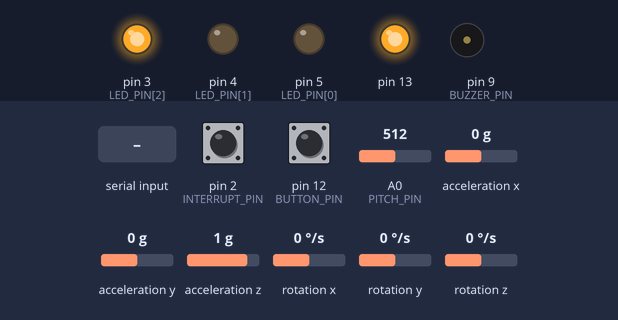
A sketch run on a simulated Arduino Uno, built with avr-gcc and run on an emulated ATmega328P. Shown: output pins drawn as LEDs (lit = HIGH), buzzer (waves = sounding). The test bench sets the inputs (shaded band); at power-on: pin 12 (BUTTON_PIN) HIGH, acceleration x 0 g, A0 (PITCH_PIN) = 512, pin 2 (INTERRUPT_PIN) LOW, acceleration y 0 g, acceleration z 1 g, rotation x 0 °/s, rotation y 0 °/s, rotation z 0 °/s. The sensor or clock chip raises its interrupt line as the real part does; what the sketch prints to the serial monitor is not drawn.

Above: at 11.7 s.
11.8 s: pin 12 (BUTTON_PIN) pulled LOW for 0.15 s
At 11.98 s:
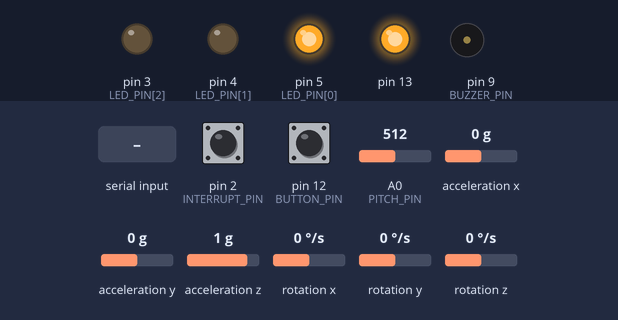
13.5 s: acceleration x set to -1.4 g
At 13.9 s:
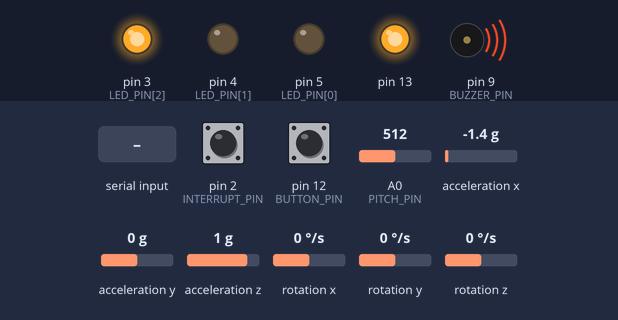
15.5 s: "30,150\n" received over Serial
18.5 s: A0 (PITCH_PIN) set to 545
20.0 s: A0 (PITCH_PIN) set to 562
23.0 s: pin 12 (BUTTON_PIN) pulled LOW for 1 s
At 24.08 s:
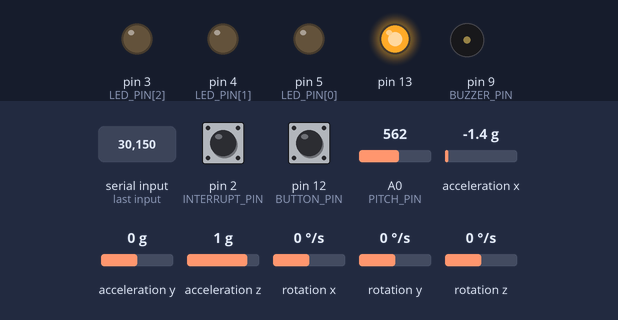
Timing chart, 0 to 26.0 s (numbered marks = the images above; inputs shaded):
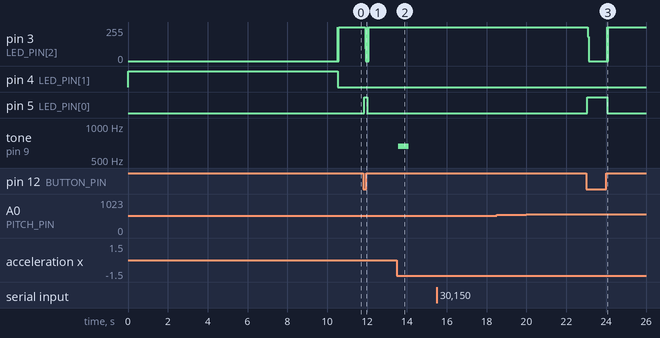

The sketch:

play_music_v5_6_14.ino
```cpp
#include "I2Cdev.h"
#include "MPU6050_6Axis_MotionApps20.h"
#if I2CDEV_IMPLEMENTATION == I2CDEV_ARDUINO_WIRE
    #include "Wire.h"
#endif
#include  <SoftwareSerial.h>
SoftwareSerial BTSerial(10, 11); // RX 、 TX

MPU6050 mpu;
//MPU6050 mpu(0x69); // <-- use for AD0 high

// uncomment "OUTPUT_READABLE_YAWPITCHROLL" if you want to see the yaw/
// pitch/roll angles (in degrees) calculated from the quaternions
//#define OUTPUT_READABLE_YAWPITCHROLL

// uncomment "OUTPUT_READABLE_REALACCEL" if you want to see acceleration
// components with gravity removed.
#define OUTPUT_READABLE_REALACCEL

#define INTERRUPT_PIN 2  // use pin 2 on Arduino Uno & most boards
//#define LED_PIN 13 // (Arduino is 13, Teensy is 11, Teensy++ is 6)
bool blinkState = false;

// MPU control/status vars
bool dmpReady = false;  // set true if DMP init was successful
uint8_t mpuIntStatus;   // holds actual interrupt status byte from MPU
uint8_t devStatus;      // return status after each device operation (0 = success, !0 = error)
uint16_t packetSize;    // expected DMP packet size (default is 42 bytes)
uint16_t fifoCount;     // count of all bytes currently in FIFO
uint8_t fifoBuffer[64]; // FIFO storage buffer

// orientation/motion vars
Quaternion q;           // [w, x, y, z]         quaternion container
VectorInt16 aa;         // [x, y, z]            accel sensor measurements
VectorInt16 aaReal;     // [x, y, z]            gravity-free accel sensor measurements
VectorFloat gravity;    // [x, y, z]            gravity vector
float ypr[3];           // [yaw, pitch, roll]   yaw/pitch/roll container and gravity vector
VectorInt16 last_aaReal;// [x, y, z]            use to store the last acc state

// Pose vars
#define IDLE  0
#define ACCEL 1
#define WAIT_DACCE 2
#define DACCE 3
#define SAM_SIZE 6
int state = IDLE;
int state_count = 0;
int dacc_thres = 800;
int acc_thres = 3000;
int X_max = 0;
int Z_max = 0;
long int X_Z_max = 0;

// Melody vars
#define Do  523
#define Re  587
#define Mi  659
#define Fa  698
#define So  1568
#define La  880
#define Si  988
#define Doh 1046
int melody[8] = {Do, Re, Mi, Fa, So, La, Si, Doh};

// Mapping
#define DO  '0'
#define RE  '1'
#define MI  '2'
#define FA  '3'
#define SO  '4'
#define LA  '5'
#define SI  '6'
#define DOH '7'
uint8_t cmd_map[8] = {SO, FA, MI, RE, DO, DOH, SI, LA};

#define BUZZER_PIN 9
unsigned long buzz_time = 0;

// LED vars       [R, G, B]
const uint16_t LED_PIN[3] = { 5, 4, 3 };

// Pitch vars
#define PITCH_PIN A0
int pitch_high=0;

// Button vars
#define BUTTON_PIN 12
// 0 => not pressed
// 1 => not debounced delay yet
// 2 => pressed and debounced
// 3 => press a long time
//uint16_t chore_state = 0;
bool long_press_start = false;
unsigned long lastDebounceTime = 0;  // the last time the output pin was toggled
unsigned long confirmPressStart = 0; // conferm that the button has been pressed, start counting the time pressed
unsigned long debounceDelay = 50;    // the debounce time; increase if the output flickers
unsigned long longPressThres = 600;    // the debounce time; increase if the output flickers
bool lastButtonState = LOW;   // the previous reading from the input pin
bool button_state = false;


bool isChord = false;

// ================================================================
// ===               INTERRUPT DETECTION ROUTINE                ===
// ================================================================
volatile bool mpuInterrupt = false;     // indicates whether MPU interrupt pin has gone high

void dmpDataReady() {
    mpuInterrupt = true;
}

// ======================================================================
// ===  Use value in buffer to calculate the accel related to world   ===
// ======================================================================
void calWorldAcc() {
  /* Acquire data from fifobuffer */
  mpu.dmpGetQuaternion(&q, fifoBuffer);
  mpu.dmpGetAccel(&aa, fifoBuffer);
  mpu.dmpGetGravity(&gravity, &q);
  mpu.dmpGetLinearAccel(&aaReal, &aa, &gravity);
  mpu.dmpGetYawPitchRoll(ypr, &q, &gravity);

  #ifdef OUTPUT_READABLE_YAWPITCHROLL
      Serial.print("ypr\t");
      Serial.print(ypr[0] * 180/M_PI);
      Serial.print("\t");
      Serial.print(ypr[1] * 180/M_PI);
      Serial.print("\t");
      Serial.print(ypr[2] * 180/M_PI);
      Serial.print("\t");
  #endif

  #ifdef OUTPUT_READABLE_REALACCEL
      Serial.print("areal\t");
      Serial.print(aaReal.x);
      Serial.print("\t");
      Serial.print(aaReal.y);
      Serial.print("\t");
      Serial.print(aaReal.z);
      Serial.print("\t");
  #endif
}

// ======================================================================
// ===  Light up the LED, using different color at different status   ===
// ===  0 => Turn off the light                                       ===
// ===  1 => Red                                                      ===
// ===  2 => Green                                                    ===
// ===  3 => Blue                                                     ===
// ===  4 => Orange                                                   ===
// ======================================================================
void lightLed(int color) {
  digitalWrite(LED_PIN[0], LOW);
  digitalWrite(LED_PIN[1], LOW);
  digitalWrite(LED_PIN[2], LOW);

  if(color == 1) {       //  RED
    digitalWrite(LED_PIN[0], HIGH);
  }
  else if(color == 2) {       //  GREEN
    digitalWrite(LED_PIN[1], HIGH);
  }
  else if(color == 3) {       //  BLUE
    digitalWrite(LED_PIN[2], HIGH);
  }
  else if(color == 4) {       //  YELLOW
    digitalWrite(LED_PIN[0], HIGH);
    digitalWrite(LED_PIN[2], HIGH);
    digitalWrite(LED_PIN[1], HIGH);
  }
  else {
    Serial.println("Error color");
  }
}

// ================================================================
// ===                      INITIAL SETUP                       ===
// ================================================================
void setup() {
    // Use Pin 13 as 5v power supply
    pinMode(13, OUTPUT);
    digitalWrite(13, HIGH);

    // Resistance Initial
    pinMode(PITCH_PIN, INPUT);

    // Initialize led output pin
    pinMode(LED_PIN[0], OUTPUT);
    pinMode(LED_PIN[1], OUTPUT);
    pinMode(LED_PIN[2], OUTPUT);

    // BUTTON_PIN Initialized
    // Turn up red light for not ready
    lightLed(2);

    // join I2C bus (I2Cdev library doesn't do this automatically)
    #if I2CDEV_IMPLEMENTATION == I2CDEV_ARDUINO_WIRE
        Wire.begin();
        Wire.setClock(400000); // 400kHz I2C clock. Comment this line if having compilation difficulties
    #elif I2CDEV_IMPLEMENTATION == I2CDEV_BUILTIN_FASTWIRE
        Fastwire::setup(400, true);
    #endif

    // BUZZER_PIN Initialized
    pinMode(BUZZER_PIN, OUTPUT);

    pinMode(BUTTON_PIN, INPUT_PULLUP);

    // Serial open
    Serial.begin(115200);
    //Bluetooth serial open
    BTSerial.begin(9600);
    while (!BTSerial); // wait for Leonardo enumeration, others continue immediately
    // initialize device
    Serial.println(F("Initializing I2C devices..."));

    //Mpu initialize
    mpu.initialize();
    pinMode(INTERRUPT_PIN, INPUT);

    // verify connection
    Serial.println(F("Testing device connections..."));
    Serial.println(mpu.testConnection() ? F("MPU6050 connection successful") : F("MPU6050 connection failed"));

    // load and configure the DMP
    Serial.println(F("Initializing DMP..."));
    devStatus = mpu.dmpInitialize();

    // make sure it worked (returns 0 if so)
    if (devStatus == 0) {
        // turn on the DMP, now that it's ready
        Serial.println(F("Enabling DMP..."));
        mpu.setDMPEnabled(true);

        // enable Arduino interrupt detection
        Serial.print(F("Enabling interrupt detection (Arduino external interrupt "));
        Serial.print(digitalPinToInterrupt(INTERRUPT_PIN));
        Serial.println(F(")..."));
        attachInterrupt(digitalPinToInterrupt(INTERRUPT_PIN), dmpDataReady, RISING);
        mpuIntStatus = mpu.getIntStatus();

        // set our DMP Ready flag so the main loop() function knows it's okay to use it
        Serial.println(F("DMP ready! Waiting for first interrupt..."));
        dmpReady = true;

        // get expected DMP packet size for later comparison
        packetSize = mpu.dmpGetFIFOPacketSize();
    } else {
        Serial.print(F("DMP Initialization failed (code "));
        Serial.print(devStatus);
        Serial.println(F(")"));
    }

    //wait mpu
    mpu_wait();
    // configure LED for output
    lightLed(3);
}

// ================================================================
// ===                    Wait for mpu stable                   ===
// ================================================================
void mpu_wait(){
    int loopcount = 1;
    while(true){
        // if programming failed, don't try to do anything
        if (!dmpReady) return;

        // wait for MPU interrupt or extra packet(s) available
        while (!mpuInterrupt && fifoCount < packetSize) {
            if (mpuInterrupt && fifoCount < packetSize) {
              // try to get out of the infinite loop
              fifoCount = mpu.getFIFOCount();
            }
        }

        // reset interrupt flag and get INT_STATUS byte
        mpuInterrupt = false;
        mpuIntStatus = mpu.getIntStatus();

        // get current FIFO count
        fifoCount = mpu.getFIFOCount();

        // check for overflow (this should never happen unless our code is too inefficient)
        if ((mpuIntStatus & _BV(MPU6050_INTERRUPT_FIFO_OFLOW_BIT)) || fifoCount >= 1024) {
            // reset so we can continue cleanly
            mpu.resetFIFO();
            fifoCount = mpu.getFIFOCount();
            Serial.println(F("FIFO overflow!"));

        // otherwise, check for DMP data ready interrupt (this should happen frequently)
        } else if (mpuIntStatus & _BV(MPU6050_INTERRUPT_DMP_INT_BIT)) {
            // wait for correct available data length, should be a VERY short wait
            while (fifoCount < packetSize) fifoCount = mpu.getFIFOCount();

            // read a packet from FIFO
            mpu.getFIFOBytes(fifoBuffer, packetSize);

            // track FIFO count here in case there is > 1 packet available
            // (this lets us immediately read more without waiting for an interrupt)
            fifoCount -= packetSize;
            // Acquire data from fifobuffer
            calWorldAcc();

            if(loopcount >1000){
                if(abs(aaReal.x) < 200 && abs(aaReal.y) < 200 && abs(aaReal.z) < 200){
                  break;
                }
            }
        }

        Serial.print("Loop count:");
        Serial.println(loopcount);
        loopcount++;
    }
}

// ================================================================
// ===                 Judge which pitch is now                 ===
// ================================================================
int judgePitch() {
  int reading = analogRead(PITCH_PIN);
  if(reading < 555) {
    return 8;
  }
  else if(reading > 780) {
    return 10;
  }
  else {
    return 9;
  }
}

// ================================================================
// ===          Judge if the button is hit, with debounce       ===
// ================================================================
void buttonHit() {
  // read the state of the switch into a local variable:
  bool reading = digitalRead(BUTTON_PIN);
  reading = !reading; // inverse, for using input pullup

  // check to see if you just pressed the button
  // (i.e. the input went from LOW to HIGH), and you've waited long enough
  // since the last press to ignore any noise:

  // If the switch changed, due to noise or pressing:
  if (reading != lastButtonState) {
    // reset the debouncing timer
    lastDebounceTime = millis();
  }

  if ((millis() - lastDebounceTime) > debounceDelay) {
    // Debounce finished, able to do the judgement
    button_state = reading;
  }

  // save the reading. Next time through the loop, it'll be the lastButtonState:
  lastButtonState = reading;
}

// ================================================================
// ===         Use button state to judge the chore state        ===
// ================================================================
void pressState() {
  // run button status
  buttonHit();
//  Serial.print(millis() - confirmPressStart);
  // If the button is pressed and is the first time pressed
  if(button_state && !long_press_start) {
    confirmPressStart = millis();
    long_press_start = true;
    lightLed(1);
    Serial.println("Long press start");
  }
  // If the button is released immediately
  else if(!button_state && long_press_start && ((millis() - confirmPressStart) < longPressThres) ) {
    isChord = !isChord;
    long_press_start = false;
    Serial.println("It's a short press");
    if(isChord)
      BTSerial.write("11");
    else
      BTSerial.write("12");
//    delay(1000);
    lightLed(3);
  }
  else if(!button_state){
    long_press_start = false;
    lightLed(3);
  }
}

// ================================================================
// ===                    MAIN PROGRAM LOOP                     ===
// ================================================================
void loop() {
    /*
     * For debug, able to get Serial and BlurTooth to work
     */
    if (BTSerial.available())
      Serial.write(BTSerial.read());
    // Keep reading from Arduino Serial Monitor and send to HC-05
    if (Serial.available())
      BTSerial.write(Serial.read());

    // indicate start
//    digitalWrite(LED_PIN,HIGH);

    // If buzz buzzing for 500ms then stop
    if(millis() - buzz_time > 500){
      noTone(BUZZER_PIN);
    }

    // if programming failed, don't try to do anything
    if (!dmpReady) return;


    /***************************************************
     *                                                 *
     *                Get button status                *
     *                                                 *
     ***************************************************/
    pressState();
//    Serial.print("Chord: ");
//    Serial.print(isChord);
//    Serial.print("long_press_start");
//    Serial.println(long_press_start);
    /***************************************************
     *                                                 *
     *            Get resistance status                *
     *                                                 *
     ***************************************************/
    int tmp_pitch = judgePitch();
    if(tmp_pitch != pitch_high) {
      pitch_high = tmp_pitch;
      if(pitch_high < 10)
        BTSerial.write( pitch_high+'0' );
      else if(pitch_high == 10 )
        BTSerial.write( "10" );
      else{}
//      Serial.print(analogRead(A0));
//      Serial.print("pitch_high: ");
//      Serial.println(pitch_high);
//      delay(1000);
    }

    /***************************************************
     *                                                 *
     *                  Get MPU status                 *
     *                                                 *
     ***************************************************/
    // wait for MPU interrupt or extra packet(s) available
    while (!mpuInterrupt && fifoCount < packetSize) {
        if (mpuInterrupt && fifoCount < packetSize) {
          // try to get out of the infinite loop
          fifoCount = mpu.getFIFOCount();
        }
    }

    // reset interrupt flag and get INT_STATUS byte
    mpuInterrupt = false;
    mpuIntStatus = mpu.getIntStatus();

    // get current FIFO count
    fifoCount = mpu.getFIFOCount();

    // check for overflow (this should never happen unless our code is too inefficient)
    if ((mpuIntStatus & _BV(MPU6050_INTERRUPT_FIFO_OFLOW_BIT)) || fifoCount >= 1024) {
        // reset so we can continue cleanly
        mpu.resetFIFO();
        fifoCount = mpu.getFIFOCount();
        Serial.println(F("FIFO overflow!"));

    // otherwise, check for DMP data ready interrupt (this should happen frequently)
    }
    else if (mpuIntStatus & _BV(MPU6050_INTERRUPT_DMP_INT_BIT)) {
        // wait for correct available data length, should be a VERY short wait
        while (fifoCount < packetSize) fifoCount = mpu.getFIFOCount();

        // read a packet from FIFO
        mpu.getFIFOBytes(fifoBuffer, packetSize);

        // track FIFO count here in case there is > 1 packet available
        // (this lets us immediately read more without waiting for an interrupt)
        fifoCount -= packetSize;

        /* Acquire data from fifobuffer */
        calWorldAcc();

        /* Calculate acceleration */
        long aa_x = aaReal.x;
        //long aa_y = aaReal.y;
        long aa_z = aaReal.z;
        long aa_total = sqrt( aa_x*aa_x +  aa_z*aa_z);
        Serial.print("aa_total: ");
        Serial.print(aa_total);
        Serial.print("\t");

        /* If the force isn't large enough then skip this procedure */
        /* Usually, deacceleration value is smaller than acceleration */
        if(aa_total >= dacc_thres && state == WAIT_DACCE){
            Serial.print("Deacceleration detected  ");
            Serial.println(state_count);
            if(state_count == 4){
              state = DACCE;
            }
            state_count++;
        }
        /* If acceleration is large enough than detect motion */
        else if(aa_total >= acc_thres){
            /* If idling and sense an accelleration then go to accelerate state */
            if(state == IDLE){
              Serial.println("Acceleration detected");
              state = ACCEL;
            }
            /* Record several accel state acceleration data and its moving average */
            if(state == ACCEL){
                /* Get five samples of acceleration */
                if(state_count < SAM_SIZE){
                    /* Calculate swing acceleration */
                    if(aa_total > X_Z_max) {
                      X_max = aaReal.x;
                      Z_max = aaReal.z;
                      X_Z_max = aa_total;
                    }
                    state_count++;
                }
                /* After getting 4 sample then calculate average and obtain groups */
                else if(state_count == SAM_SIZE && !long_press_start){

                    Serial.print("  X_Z_max: ");
                    Serial.print(X_Z_max);
                    Serial.print("\t");
                    Serial.print("  X_max: ");
                    Serial.print(X_max);
                    Serial.print("\t");
                    state_count++;
                    /* Calculate force angle relative to sensor and map to 360 degree */
                    int angle = acos(float(X_max)/X_Z_max)*180/M_PI;
                    if(aa_z <0){
                        angle = 360-angle;
                    }
                    /* Take sensor angle into consideration */
                    int final_angle = angle + ypr[1] * 180/M_PI;
                    if(final_angle >= 360){
                      final_angle = final_angle - 360;
                    }else if(final_angle < 0){
                      final_angle = final_angle + 360;
                    }

                    /* Divide into 8 groups */
                    int divide_angle = final_angle + 22.5;
                    if(divide_angle >= 360){
                      divide_angle = divide_angle - 360;
                    }
                    Serial.print("  angle: ");
                    Serial.print(divide_angle);
                    Serial.print("\t");
                    int group = divide_angle/45;
                    char send_group = group + '0';
//                    BTSerial.write(send_group);
                    BTSerial.write((char) cmd_map[group]);     // Send the command after mapping
                    play(group);
                    Serial.print("Group  ");
                    Serial.println(cmd_map[group]);
                }
            }
        }
        /*
        If acceleration isn't that big but previous state is acceleration, then wait for deacceleration.
        If acceleration isn't that big but previous state is deacceleration, then a cycle finish --idle.
        */
        else{
            if(state == ACCEL){
                Serial.println("go wait deacceleration");
                state = WAIT_DACCE;
                state_count = 0;
                X_max = 0;
                Z_max = 0;
                X_Z_max = 0;
            }
            if(state == DACCE){
                Serial.println("After deacceleration go idle");
                state = IDLE;
                state_count = 0;
                X_Z_max = 0;
            }
        }
    }
    else{}
    Serial.println("");
}

// ================================================================
// ===                    Play tone                             ===
// ================================================================
void play(int group){
    buzz_time = millis();
    tone(BUZZER_PIN, melody[(int)(cmd_map[group]-'0')]);
}
```

Measured:
- after the input at 11.8 s, pin 3 (LED_PIN[2]): 255/255 → 0/255 after 0.10 s, → 255/255 0.12 s later; pin 5 (LED_PIN[0]): LOW → HIGH after 0.07 s, → LOW 0.14 s later
- after the input at 13.5 s, tone on pin 9 (BUZZER_PIN): silent → 659 Hz after 0.08 s, → silent 0.51 s later
- after the input at 23.0 s, pin 3 (LED_PIN[2]): 255/255 → 0/255 after 0.07 s, → 255/255 0.98 s later; pin 5 (LED_PIN[0]): LOW → HIGH after 0.06 s, → LOW 0.99 s later
